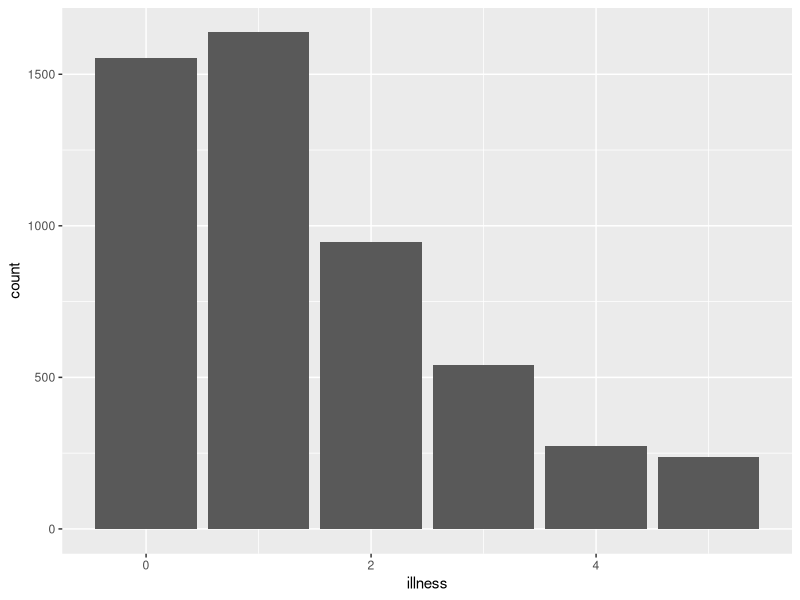
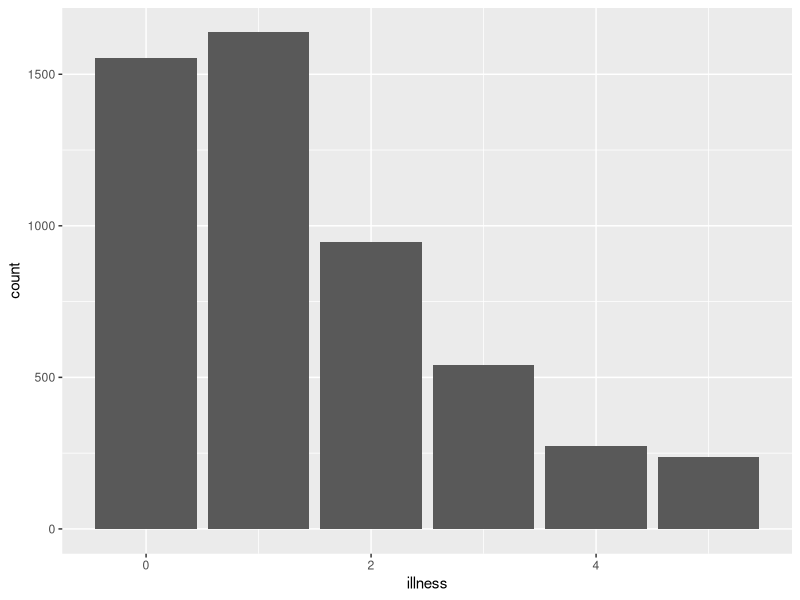

Generate these figures, in order, with R:
## ---- chunk 1
#| label: fig-doctervisits
#| echo: false
#| eval: true
#| warning: false
#| message: false
#| fig-cap: "Number of illnesses in the past two weeks, based on the 1977--1978 Australian Health Survey"

library(tidyverse)
library(AER)

data("DoctorVisits", package = "AER")

DoctorVisits |>
  ggplot(aes(x = illness)) +
  geom_histogram(stat = "count")
## ---- chunk 2
#| label: fig-uniquename
#| fig-cap: Number of illnesses in the past two weeks, based on the 1977--1978 Australian Health Survey
#| echo: true
#| warning: false

library(tidyverse)
library(AER)

data("DoctorVisits", package = "AER")

DoctorVisits |>
  ggplot(aes(x = illness)) +
  geom_histogram(stat = "count")
## ---- chunk 3
#| label: tbl-docvisittable
#| echo: true
#| tbl-cap: "Number of visits to the doctor in the past two weeks, based on the 1977--1978 Australian Health Survey"

DoctorVisits |> 
  count(visits) |> 
  knitr::kable()
